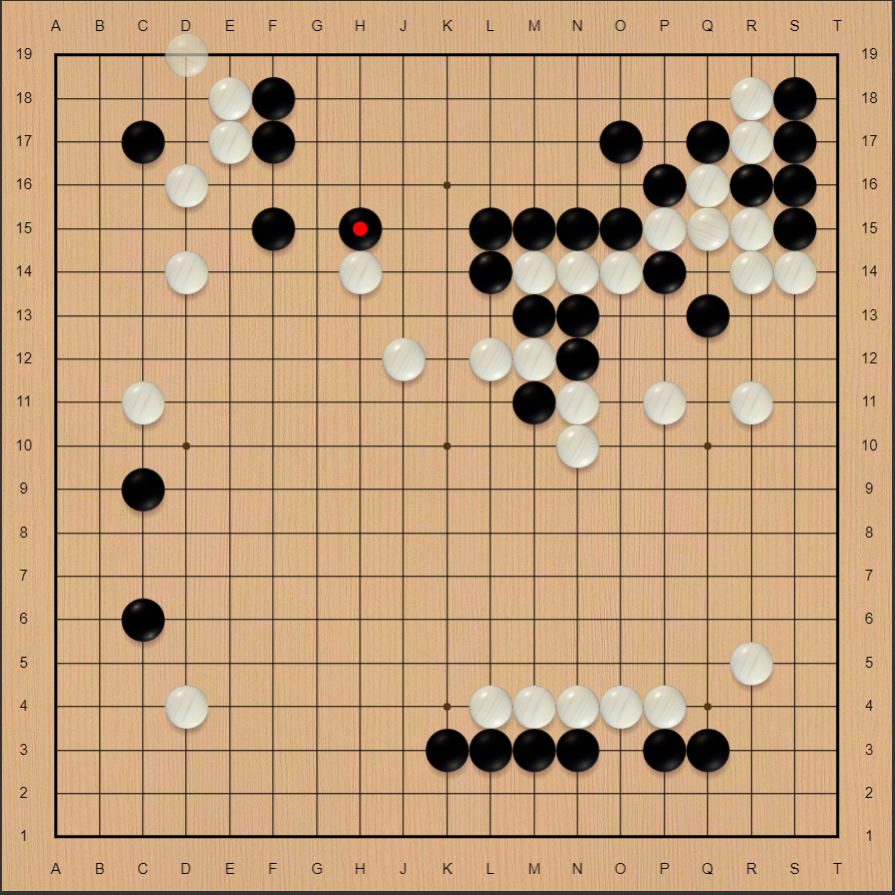
#> input picture pic_all/10-_rId4_2.png, 895 x 895 px; its folder holds only this picture in this run
$ python Auto_model.py
#> lines starting #> are read from the running program, lines starting #| are printed output that depends on the picture
import cv2
import numpy as np
import os

def center_crop(image, crop_size):
    """
    对输入图像进行中心裁剪。

    参数：
        image: 输入图像
        crop_size: 裁剪尺寸 (width, height)

    返回：
        中心裁剪后的图像
    """
    if crop_size[0] >= image.shape[1] or crop_size[1] >= image.shape[0]:
        raise ValueError("裁剪尺寸大于图像尺寸")

    center_x = image.shape[1] // 2
    center_y = image.shape[0] // 2

    half_width = crop_size[0] // 2
    half_height = crop_size[1] // 2

    cropped = image[center_y - half_height:center_y + half_height,
                    center_x - half_width:center_x + half_width]

    return cropped


def split_image(image, rows, cols):
    # 获取图像的高度和宽度
    height, width = image.shape[:2]
    # 计算每个小格子的高度和宽度
    cell_height = height // rows
    cell_width = width // cols

    cells = []
    for row in range(rows):
        for col in range(cols):
            # 计算当前小格子的坐标范围
            y1 = row * cell_height
            y2 = (row + 1) * cell_height
            x1 = col * cell_width
            x2 = (col + 1) * cell_width

            # 截取当前小格子的图像
            cell = image[y1:y2, x1:x2]
            cells.append(cell)

    return cells


def analyze_image(image):
    # 获取图像的高度、宽度和通道数
    height, width, _ = image.shape
    total_pixels = height * width

    # 计算黑色、白色和背景色的像素数量
    black_pixels = np.sum(np.logical_and.reduce(image < 10, axis=-1))
    white_pixels = np.sum(np.logical_and.reduce(image > 190, axis=-1))
    specific_color_pixels = np.sum(
        np.logical_and(
            np.logical_and(image[:, :, 2] >= 200, image[:, :, 2] <= 220),
            np.logical_and(image[:, :, 1] >= 170, image[:, :, 1] <= 190),
            np.logical_and(image[:, :, 0] >= 130, image[:, :, 0] <= 150),
        )
    )

    # 计算像素占比
    black_ratio = black_pixels / total_pixels
    white_ratio = white_pixels / total_pixels
    specific_color_ratio = specific_color_pixels / total_pixels

    # 根据占比判断图片类别
    if black_ratio > 0.3:
        return 1  # 黑色
    elif white_ratio > 0.2:
        return 2  # 白色
    elif specific_color_ratio > 0.5:
        return 0  # 背景色
    else:
        return 0  # 背景色

if __name__ == '__main__':
    matrix_list = []  #用来放生成的矩阵，这个就是总矩阵列表
    # 构建目标文件夹路径
    target_folder = "./pic_all/"

    # 获取目标文件夹中的所有文件名，并按照文件名的开头数字顺序排序
    file_names = os.listdir(target_folder)

    # 自定义的排序键函数，提取文件名中的开头数字作为排序依据
    def sort_key(filename):
        # 提取文件名中的开头数字，例如 "1-1" 中的 "1"
        return int(filename.split('_')[0].split('-')[0])

    # 根据排序键函数对文件名进行排序
    sorted_file_names = sorted(file_names, key=sort_key)

    # 根据排序后的文件名构建路径列表
    image_paths = [os.path.join(target_folder, filename) for
                   filename in sorted_file_names]
    for path in image_paths:

        im_bgr = cv2.imread(
            path)  # 原始的彩色图像文件，BGR模式
#> im_bgr is the input picture: shape (895, 895, 3); mean B, G, R 123.5, 159.9, 193.5
        # 定义目标尺寸
        target_size = (660, 660)

        # 调整图像大小
        im_bgr = cv2.resize(im_bgr, target_size)
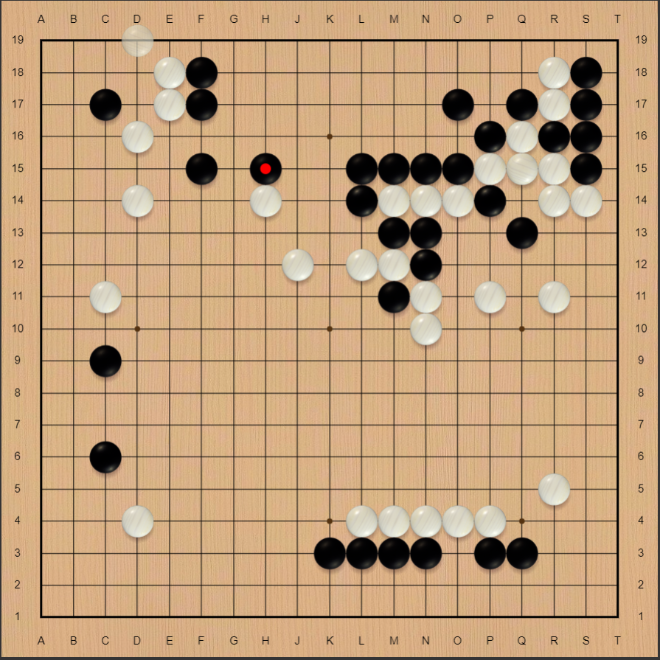
#> im_bgr: shape (660, 660, 3); mean B, G, R 123.5, 159.9, 193.5
        im_gray = cv2.cvtColor(im_bgr,
                               cv2.COLOR_BGR2GRAY)  # 转灰度图像
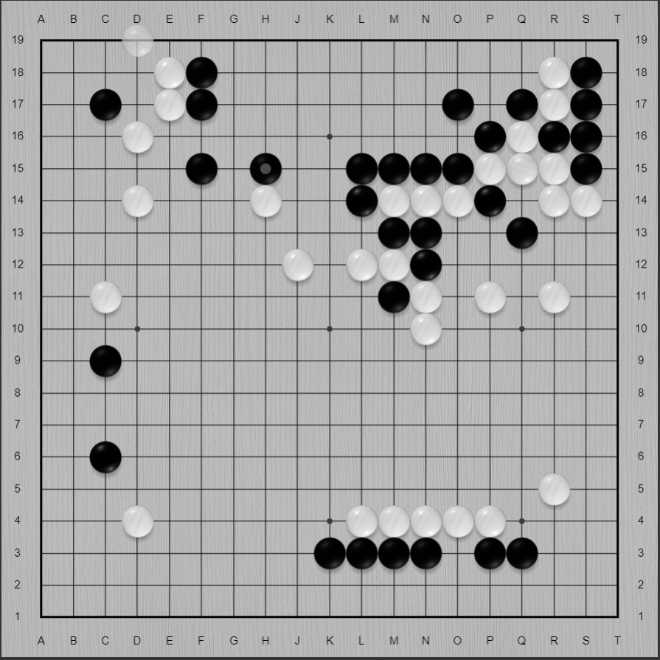
#> im_gray: shape (660, 660); min 0, max 251, mean 165.8
        im_gray = cv2.GaussianBlur(im_gray, (3, 3),
                                   0)  # 灰度图像滤波降噪
        im_edge = cv2.Canny(im_gray, 30, 50)  # 边缘检测获得边缘图像
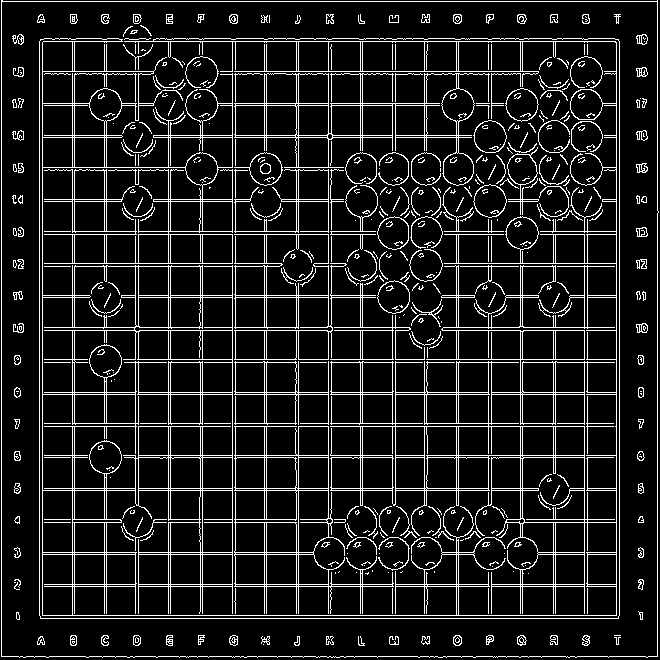
#> im_edge: shape (660, 660); 11.4% white in thin lines or dots
        print(im_gray.shape)
#| (660, 660)
        # 打印路径列表
        #for path in image_paths:
            #print(path)

        crop_size = (608, 608)  # 替换为所需的裁剪尺寸
        cropped_image = center_crop(im_bgr, crop_size)
#> in center_crop, `cropped = image[center_y - half_height:center_y + half_height, center_..`:
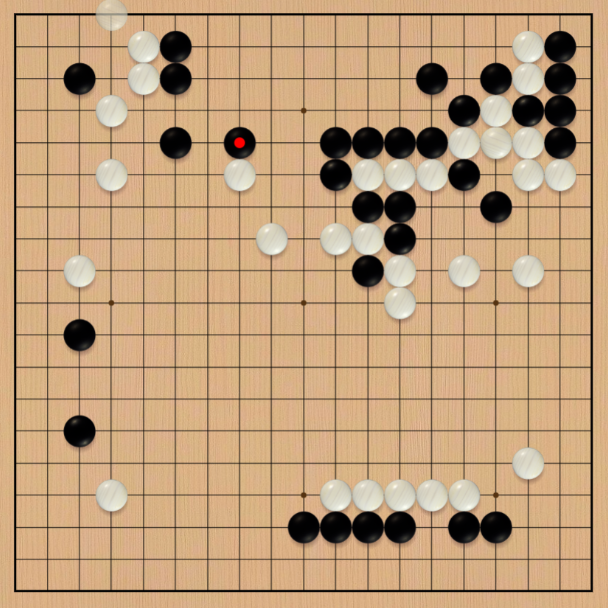
#> cropped: shape (608, 608, 3); mean B, G, R 123.4, 159.4, 192.4
        # 将裁剪后的图像分割为19x19个小格子
        split_rows = 19
        split_cols = 19
        small_cells = split_image(cropped_image, split_rows, split_cols)
#> after the loop in split_image, `for row in range(rows):`: cells = 361 items
#> small_cells = 361 items
        # 创建一个空矩阵来保存类别信息
        class_matrix = np.zeros((split_rows, split_cols), dtype=int)
        print(len(small_cells))
#| 361
        # 对每个小格子应用判断函数，得到类别信息
        row = 0
        cols = 0
        for i in small_cells:
            class_matrix[cols][row] = analyze_image(i)
            row += 1
            if row ==19 :
                row = 0
                cols += 1
#> this loop made 361 passes
#> (black_pixels in analyze_image, white_pixels in analyze_image, specific_color_pixels in analyze_image, black_ratio in analyze_image, white_ratio in analyze_image, specific_color_ratio in analyze_image) on passes 1 to 8: (34, 0, 820, 0.0332, 0, 0.801), (32, 0, 846, 0.0312, 0, 0.826), (31, 0, 612, 0.0303, 0, 0.598), (0, 30, 278, 0, 0.0293, 0.271), (32, 0, 662, 0.0312, 0, 0.646), (32, 0, 658, 0.0312, 0, 0.643), (32, 0, 612, 0.0312, 0, 0.598), (32, 0, 787, 0.0312, 0, 0.769)
#> after the loop, cols = 19; row = 0

        print(class_matrix)
#| [[0 0 0 0 0 0 0 0 0 0 0 0 0 0 0 0 0 0 0]
#|  [0 0 0 0 2 1 0 0 0 0 0 0 0 0 0 0 2 1 0]
#|  [0 0 1 0 2 1 0 0 0 0 0 0 0 1 0 1 2 1 0]
#|  [0 0 0 2 0 0 0 0 0 0 0 0 0 0 1 2 1 1 0]
#|  [0 0 0 0 0 1 0 1 0 0 1 1 1 1 2 2 2 1 0]
#|  [0 0 0 2 0 0 0 2 0 0 1 2 2 2 1 0 2 2 0]
#> (further printed lines are left out)
        matrix_list.append(class_matrix)

    # 将二维矩阵列表转换为一个大的二维数组
    combined_matrix = np.concatenate(matrix_list,
                                     axis=1)
    # 指定CSV文件路径
    csv_file_path = 'AUTO_combined_matrices.csv'

    # 逐个保存每个矩阵到CSV文件，并添加空白行
    with open(csv_file_path, 'w') as f:
        for index, matrix in enumerate(matrix_list):
            np.savetxt(f, matrix, delimiter=',',
                       fmt='%d')
            f.write(f"第{index}个矩阵")  # 添加空白行和矩阵名
            f.write('\n')
            f.write('\n')
#> this loop made 1 pass
    print("保存成功！")

$ run again, on pic_all/111_rId4_40.png
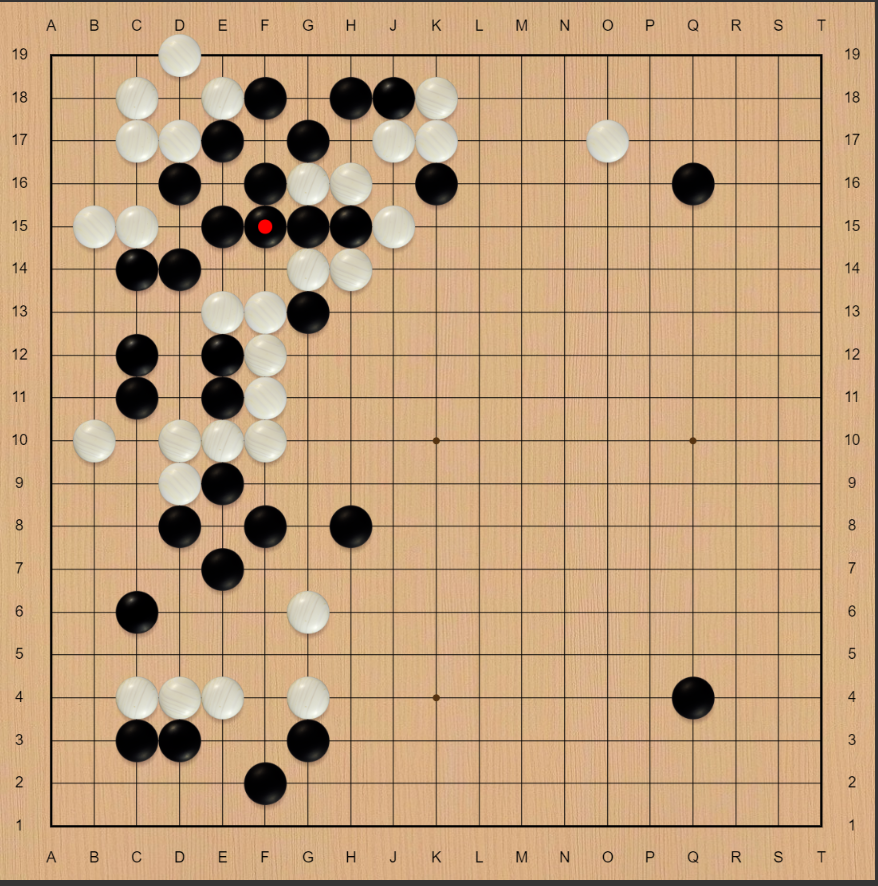
#> input picture pic_all/111_rId4_40.png, 878 x 886 px
#> im_bgr is the input picture: shape (886, 878, 3); mean B, G, R 124.4, 161.3, 195.4
#> im_bgr: shape (660, 660, 3)
#> `im_edge = cv2.Canny(im_gray, 30, 50)`:
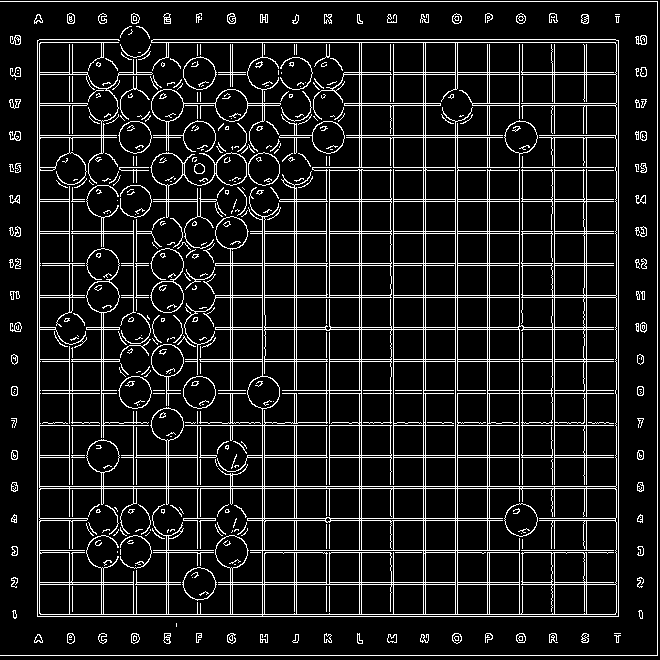
#> im_edge: shape (660, 660); 11.1% white in thin lines or dots
#| (660, 660)
#> in center_crop, `cropped = image[center_y - half_height:center_y + half_height, center_..`:
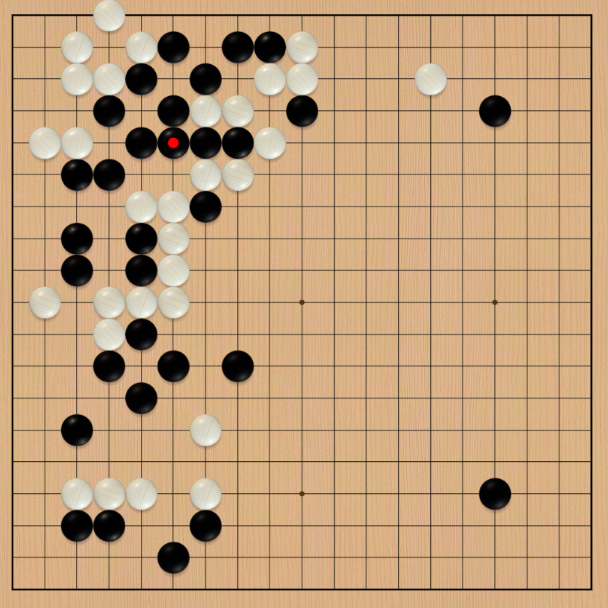
#> cropped: shape (608, 608, 3); mean B, G, R 124.5, 161.1, 194.7
#> after the loop in split_image, `for row in range(rows):`: cells = 361 items
#| 361
#> the loop `for i in small_cells:` made 361 passes
#> (black_pixels in analyze_image, white_pixels in analyze_image, specific_color_pixels in analyze_image, black_ratio in analyze_image, white_ratio in analyze_image, specific_color_ratio in analyze_image) on passes 1 to 8: (0, 0, 838, 0, 0, 0.818), (0, 0, 821, 0, 0, 0.802), (0, 2, 605, 0, 0.00195, 0.591), (0, 612, 161, 0, 0.598, 0.157), (0, 0, 667, 0, 0, 0.651), (0, 0, 661, 0, 0, 0.646), (0, 0, 625, 0, 0, 0.61), (0, 0, 821, 0, 0, 0.802)
#> after the loop `for i in small_cells:`: cols = 19; row = 0
#| [[0 0 0 2 0 0 0 0 0 0 0 0 0 0 0 0 0 0 0]
#|  [0 0 2 0 2 1 0 1 1 2 0 0 0 0 0 0 0 0 0]
#|  [0 0 2 2 1 0 1 0 2 2 0 0 0 2 0 0 0 0 0]
#|  [0 0 0 1 0 1 2 2 0 1 0 0 0 0 0 1 0 0 0]
#|  [0 2 2 0 1 1 1 1 2 0 0 0 0 0 0 0 0 0 0]
#|  [0 0 1 1 0 0 2 2 0 0 0 0 0 0 0 0 0 0 0]
#> (further printed lines are left out)
#> the loop `for index, matrix in enumerate(matrix_list):` made 1 pass

$ run again, on pic_all/113_rId4_49.png
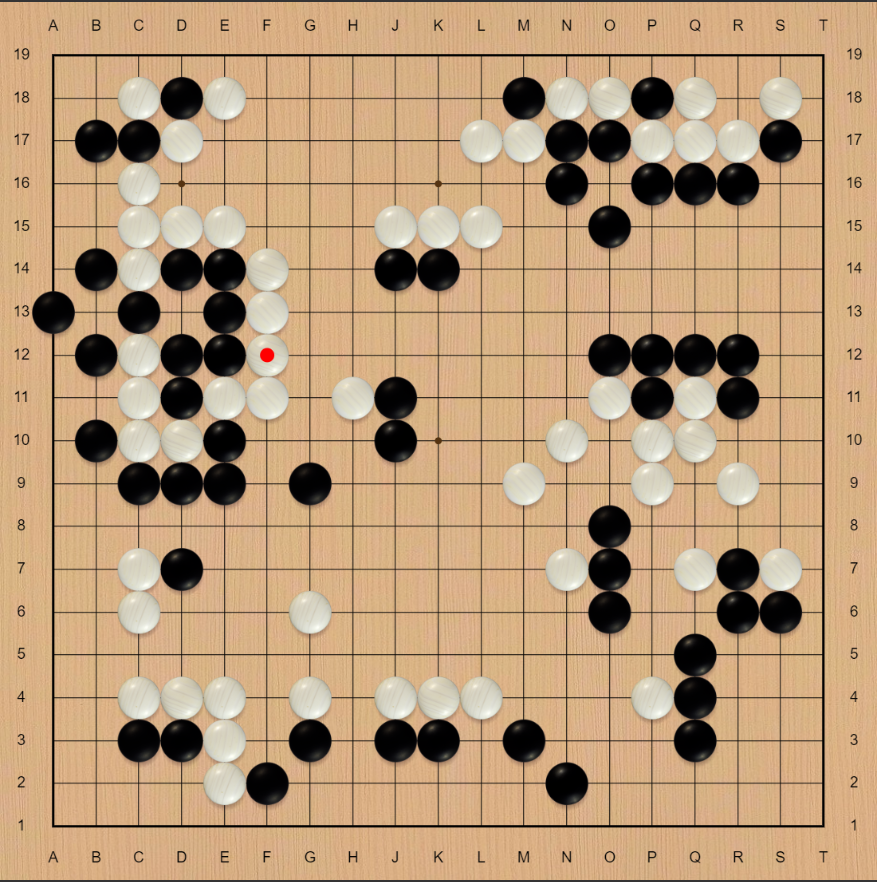
#> input picture pic_all/113_rId4_49.png, 877 x 882 px
#> im_bgr is the input picture: shape (882, 877, 3); mean B, G, R 122, 156.1, 187
#> im_bgr: shape (660, 660, 3)
#> `im_edge = cv2.Canny(im_gray, 30, 50)`:
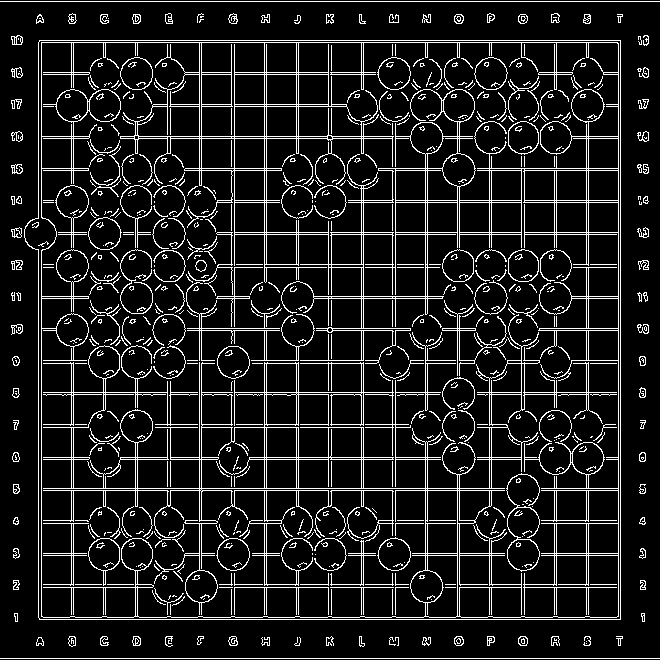
#> im_edge: shape (660, 660); 11.2% white in thin lines or dots
#| (660, 660)
#> in center_crop, `cropped = image[center_y - half_height:center_y + half_height, center_..`:
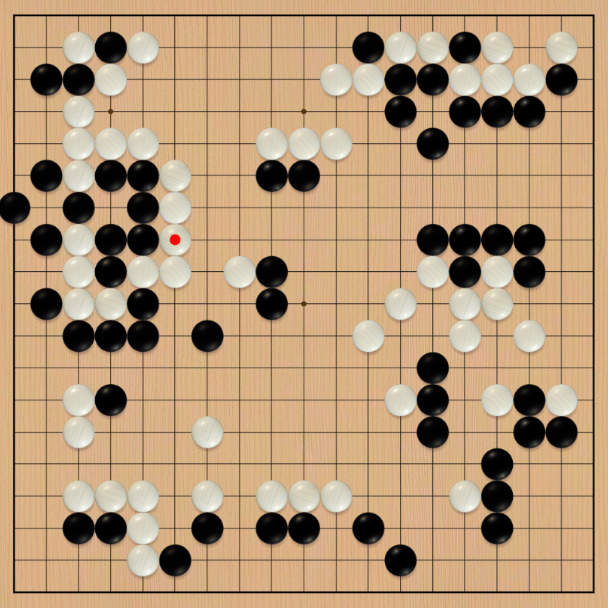
#> cropped: shape (608, 608, 3); mean B, G, R 120.9, 153.8, 183.4
#> after the loop in split_image, `for row in range(rows):`: cells = 361 items
#| 361
#> the loop `for i in small_cells:` made 361 passes
#> (black_pixels in analyze_image, white_pixels in analyze_image, specific_color_pixels in analyze_image, black_ratio in analyze_image, white_ratio in analyze_image, specific_color_ratio in analyze_image) on passes 1 to 8: (18, 0, 818, 0.0176, 0, 0.799), (32, 0, 822, 0.0312, 0, 0.803), (32, 0, 656, 0.0312, 0, 0.641), (32, 0, 788, 0.0312, 0, 0.77), (32, 0, 698, 0.0312, 0, 0.682), (32, 0, 658, 0.0312, 0, 0.643), (32, 0, 592, 0.0312, 0, 0.578), (32, 0, 800, 0.0312, 0, 0.781)
#> after the loop `for i in small_cells:`: cols = 19; row = 0
#| [[0 0 0 0 0 0 0 0 0 0 0 0 0 0 0 0 0 0 0]
#|  [0 0 2 1 2 0 0 0 0 0 0 1 2 2 1 2 0 2 0]
#|  [0 1 1 2 0 0 0 0 0 0 2 2 1 1 2 2 2 1 0]
#|  [0 0 2 0 0 0 0 0 0 0 0 0 1 0 1 1 1 0 0]
#|  [0 0 2 2 2 0 0 0 2 2 2 0 0 1 0 0 0 0 0]
#|  [0 1 2 1 1 2 0 0 1 1 0 0 0 0 0 0 0 0 0]
#> (further printed lines are left out)
#> the loop `for index, matrix in enumerate(matrix_list):` made 1 pass
